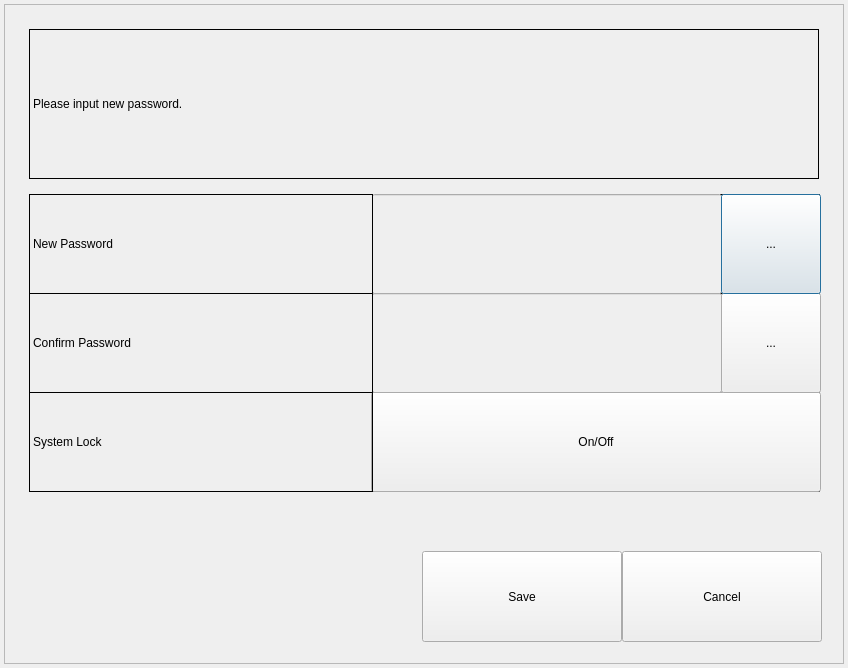
<?xml version="1.0" encoding="UTF-8"?>
<ui version="4.0">
 <class>SecurityDialog</class>
 <widget class="QDialog" name="SecurityDialog">
  <property name="geometry">
   <rect>
    <x>0</x>
    <y>0</y>
    <width>848</width>
    <height>668</height>
   </rect>
  </property>
  <property name="windowTitle">
   <string>LICENSE PLATE PROPERTY</string>
  </property>
  <widget class="QFrame" name="frame">
   <property name="geometry">
    <rect>
     <x>4</x>
     <y>4</y>
     <width>840</width>
     <height>660</height>
    </rect>
   </property>
   <property name="frameShape">
    <enum>QFrame::StyledPanel</enum>
   </property>
   <property name="frameShadow">
    <enum>QFrame::Raised</enum>
   </property>
   <widget class="QPushButton" name="buttonNewPassword">
    <property name="geometry">
     <rect>
      <x>717</x>
      <y>190</y>
      <width>100</width>
      <height>100</height>
     </rect>
    </property>
    <property name="minimumSize">
     <size>
      <width>70</width>
      <height>70</height>
     </size>
    </property>
    <property name="text">
     <string>...</string>
    </property>
   </widget>
   <widget class="QLineEdit" name="lineEditNewPassword">
    <property name="enabled">
     <bool>false</bool>
    </property>
    <property name="geometry">
     <rect>
      <x>368</x>
      <y>190</y>
      <width>350</width>
      <height>100</height>
     </rect>
    </property>
    <property name="sizePolicy">
     <sizepolicy hsizetype="Preferred" vsizetype="Fixed">
      <horstretch>100</horstretch>
      <verstretch>100</verstretch>
     </sizepolicy>
    </property>
    <property name="minimumSize">
     <size>
      <width>0</width>
      <height>50</height>
     </size>
    </property>
    <property name="alignment">
     <set>Qt::AlignJustify|Qt::AlignVCenter</set>
    </property>
    <property name="readOnly">
     <bool>true</bool>
    </property>
   </widget>
   <widget class="QLabel" name="labelSecurity">
    <property name="geometry">
     <rect>
      <x>25</x>
      <y>25</y>
      <width>790</width>
      <height>150</height>
     </rect>
    </property>
    <property name="frameShape">
     <enum>QFrame::Box</enum>
    </property>
    <property name="text">
     <string>Please input new password.</string>
    </property>
   </widget>
   <widget class="QPushButton" name="buttonClose">
    <property name="geometry">
     <rect>
      <x>618</x>
      <y>547</y>
      <width>200</width>
      <height>91</height>
     </rect>
    </property>
    <property name="text">
     <string>Cancel</string>
    </property>
   </widget>
   <widget class="QPushButton" name="buttonSave">
    <property name="geometry">
     <rect>
      <x>418</x>
      <y>547</y>
      <width>200</width>
      <height>91</height>
     </rect>
    </property>
    <property name="text">
     <string>Save</string>
    </property>
   </widget>
   <widget class="QLineEdit" name="lineEditConfirmPassword">
    <property name="enabled">
     <bool>false</bool>
    </property>
    <property name="geometry">
     <rect>
      <x>368</x>
      <y>289</y>
      <width>350</width>
      <height>100</height>
     </rect>
    </property>
    <property name="sizePolicy">
     <sizepolicy hsizetype="Preferred" vsizetype="Fixed">
      <horstretch>100</horstretch>
      <verstretch>100</verstretch>
     </sizepolicy>
    </property>
    <property name="minimumSize">
     <size>
      <width>0</width>
      <height>50</height>
     </size>
    </property>
    <property name="alignment">
     <set>Qt::AlignJustify|Qt::AlignVCenter</set>
    </property>
    <property name="readOnly">
     <bool>true</bool>
    </property>
   </widget>
   <widget class="QPushButton" name="buttonConfirmPassword">
    <property name="geometry">
     <rect>
      <x>717</x>
      <y>289</y>
      <width>100</width>
      <height>100</height>
     </rect>
    </property>
    <property name="minimumSize">
     <size>
      <width>70</width>
      <height>70</height>
     </size>
    </property>
    <property name="text">
     <string>...</string>
    </property>
   </widget>
   <widget class="QLabel" name="labelNewPassword">
    <property name="geometry">
     <rect>
      <x>25</x>
      <y>190</y>
      <width>344</width>
      <height>100</height>
     </rect>
    </property>
    <property name="frameShape">
     <enum>QFrame::Box</enum>
    </property>
    <property name="text">
     <string>New Password</string>
    </property>
   </widget>
   <widget class="QLabel" name="labelConfirmPassword">
    <property name="geometry">
     <rect>
      <x>25</x>
      <y>289</y>
      <width>344</width>
      <height>100</height>
     </rect>
    </property>
    <property name="frameShape">
     <enum>QFrame::Box</enum>
    </property>
    <property name="text">
     <string>Confirm Password</string>
    </property>
   </widget>
   <widget class="QPushButton" name="buttonSystemLock">
    <property name="geometry">
     <rect>
      <x>367</x>
      <y>388</y>
      <width>450</width>
      <height>100</height>
     </rect>
    </property>
    <property name="text">
     <string>On/Off</string>
    </property>
   </widget>
   <widget class="QLabel" name="labelSystemLock">
    <property name="geometry">
     <rect>
      <x>25</x>
      <y>388</y>
      <width>344</width>
      <height>100</height>
     </rect>
    </property>
    <property name="frameShape">
     <enum>QFrame::Box</enum>
    </property>
    <property name="text">
     <string>System Lock</string>
    </property>
   </widget>
   <widget class="QLabel" name="label">
    <property name="geometry">
     <rect>
      <x>368</x>
      <y>388</y>
      <width>448</width>
      <height>100</height>
     </rect>
    </property>
    <property name="frameShape">
     <enum>QFrame::Box</enum>
    </property>
    <property name="text">
     <string/>
    </property>
   </widget>
   <widget class="QLabel" name="label_2">
    <property name="geometry">
     <rect>
      <x>716</x>
      <y>190</y>
      <width>100</width>
      <height>100</height>
     </rect>
    </property>
    <property name="frameShape">
     <enum>QFrame::Box</enum>
    </property>
    <property name="text">
     <string/>
    </property>
   </widget>
   <widget class="QLabel" name="label_3">
    <property name="geometry">
     <rect>
      <x>716</x>
      <y>289</y>
      <width>100</width>
      <height>100</height>
     </rect>
    </property>
    <property name="frameShape">
     <enum>QFrame::Box</enum>
    </property>
    <property name="text">
     <string/>
    </property>
   </widget>
   <zorder>label_3</zorder>
   <zorder>label_2</zorder>
   <zorder>label</zorder>
   <zorder>lineEditNewPassword</zorder>
   <zorder>labelSecurity</zorder>
   <zorder>buttonClose</zorder>
   <zorder>buttonSave</zorder>
   <zorder>lineEditConfirmPassword</zorder>
   <zorder>labelNewPassword</zorder>
   <zorder>labelConfirmPassword</zorder>
   <zorder>buttonSystemLock</zorder>
   <zorder>labelSystemLock</zorder>
   <zorder>buttonConfirmPassword</zorder>
   <zorder>buttonNewPassword</zorder>
  </widget>
 </widget>
 <layoutdefault spacing="6" margin="11"/>
 <resources/>
 <connections/>
</ui>
